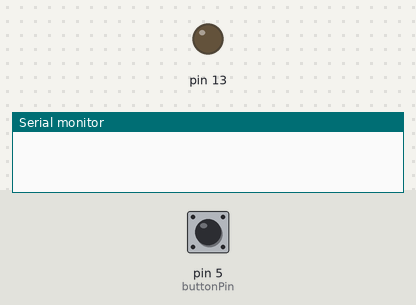
Recording of a sketch running on a simulated Arduino Uno, built with avr-gcc and run on an emulated ATmega328P. Parts: output pins drawn as LEDs (lit = HIGH), the last lines printed to the serial monitor. Inputs (shaded band) come from the test bench; at power-on: pin 5 (buttonPin) HIGH.

Above: at 1.2 s.
1.3 s: pin 5 (buttonPin) pulled LOW for 0.15 s
At 2.6 s:
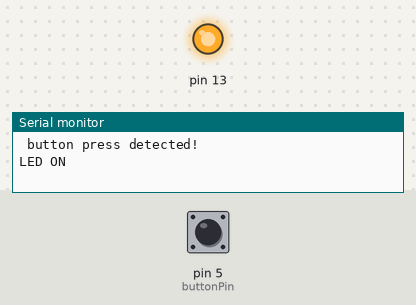
Timing chart, 0 to 7.8 s (numbered marks = the images above; inputs shaded):
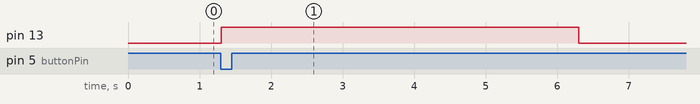

Measured:
- after the input at 1.3 s, pin 13: LOW → HIGH at once, → LOW 5.0 s later

The sketch:

CallbackExample.ino
```cpp
#include <MsTimer2.h>

const byte buttonPin = 5;

void setup()
{
  Serial.begin(9600);
  pinMode(13, OUTPUT);
  pinMode(buttonPin, INPUT_PULLUP);
}

void loop()
{
  if(buttonFivePressed())
  {
   flashLedThirteen(5000);
  }
}

bool buttonFivePressed(void)
{
  static unsigned long lastMillis = 0;
  static byte lastPress = HIGH;
  byte currentPress = digitalRead(buttonPin);
  if(currentPress != lastPress)
  {
    if(millis() - lastMillis < 200) return false;
    lastPress = currentPress;
    if(currentPress == LOW)
    {
      Serial.println(" button press detected!");
      lastMillis = millis();
      return true;
    }
  }
  return false;
}

void flashLedThirteen(int ledTime)
{
  digitalWrite(13, HIGH);
  Serial.println("LED ON");
  // sets a new timer callback function
  MsTimer2::set(ledTime, [] {  // the square brackets define the start of the anonymous
                               // callback function which is executed after 5000 milliseconds
                               // in this example
    digitalWrite(13, LOW);
    Serial.println("Timer expired...");
    Serial.println("LED OFF");
    MsTimer2::stop();
  }); // the curly brace defines the end of the anonymous callback function
  MsTimer2::start();
}
```
